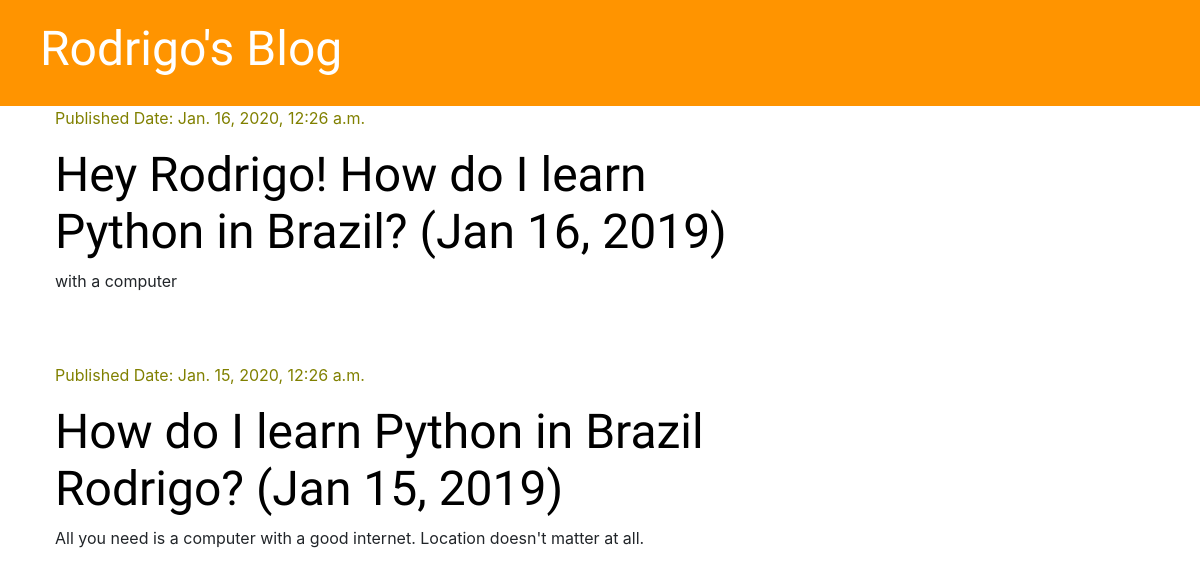
The page / on the database its author committed.
### project/models.py (models this page shows, shortened)
class Post(models.Model):
    author = models.ForeignKey('auth.User', on_delete=models.CASCADE)
    title = models.CharField(max_length=200)
    text = models.TextField()
    created_date = models.DateTimeField(default=timezone.now)
    published_date = models.DateTimeField(blank=True, null=True)

### project/views.py (the view)
# urls.py: path('', views.post_list, name='post_list'),
def post_list(request):
    posts = Post.objects.filter(published_date__lte=timezone.now()).order_by('-published_date')
    stuff_for_frontend = {'posts': posts}
    return render(request, 'project/post_list.html', stuff_for_frontend)

### project/templates/project/post_list.html
{% extends 'project/base.html' %}
{% block content %}
    {% for post in posts %}
        <div class='post'>
            <div class='date'>
                <p>Published Date: {{ post.published_date }}</p>
            </div>
                <h1><a href="{% url 'post_detail' pk=post.pk %}">{{ post.title }}</a></h1>
                <p>{{ post.text|linebreaksbr }}</p>
        </div>
    {% endfor %}
{% endblock %}

### project/static/css/project.css (style rules this page uses)
h1, h2, h3, h4 { font-family: 'Tangerine', 'Inconsolata', 'Droid Sans', serif; font-size: 48px; }
.date { color: olive }
.post { margin-bottom: 70px; }
.post h1 a { color: #000000; }

### rows shown on the page
Post: published_date "Jan. 16, 2020, 12:26 a.m.", title "Hey Rodrigo! How do I learn Python in Brazil? (Jan 16, 2019)", text "with a computer"
Post: published_date "Jan. 15, 2020, 12:26 a.m.", title "How do I learn Python in Brazil Rodrigo? (Jan 15, 2019)", text "All you need is a computer with a good internet. Location doesn't matter at all."
